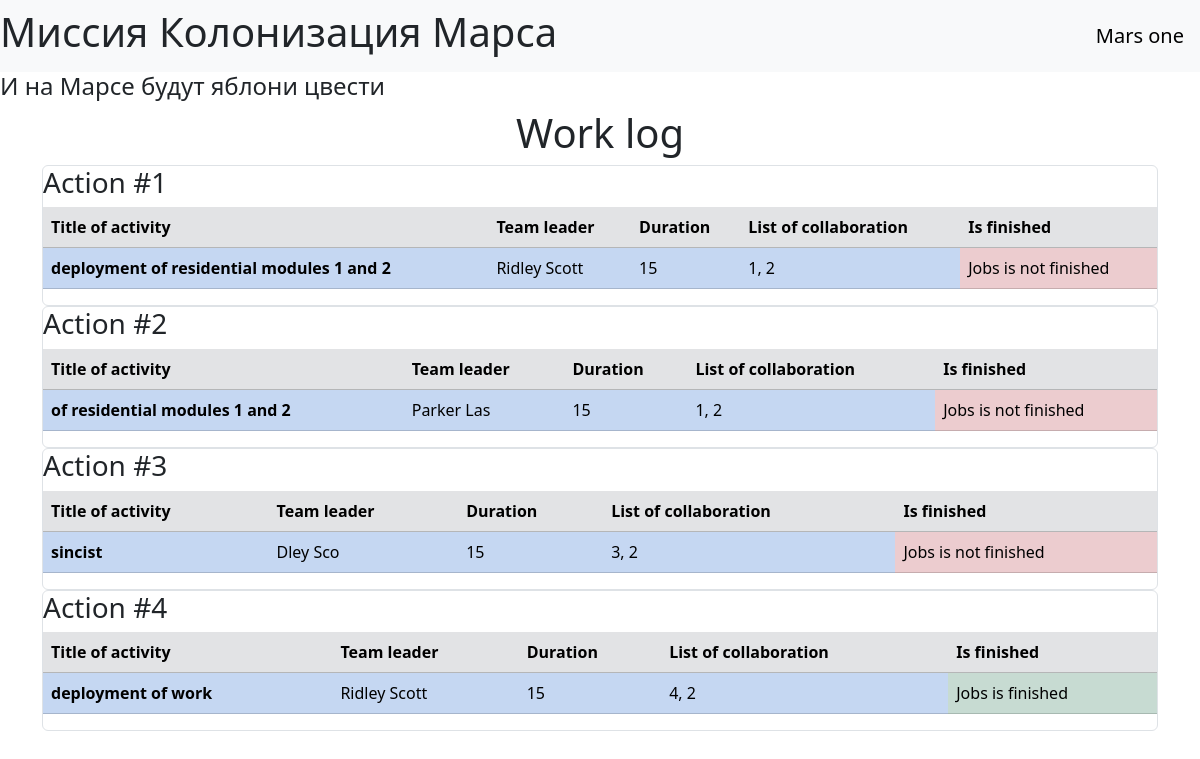
The page / on the database its author committed.
### data/jobs.py (models this page shows)
class Jobs(SqlAlchemyBase):
    __tablename__ = 'jobs'
    id = sqlalchemy.Column(sqlalchemy.Integer,
                           primary_key=True, autoincrement=True)
    team_leader = sqlalchemy.Column(sqlalchemy.Integer, sqlalchemy.ForeignKey('users.id'))
    job = sqlalchemy.Column(sqlalchemy.String, nullable=True)
    work_size = sqlalchemy.Column(sqlalchemy.Integer, nullable=True, default=0)
    collaborators = sqlalchemy.Column(sqlalchemy.String, nullable=True)
    start_date = sqlalchemy.Column(sqlalchemy.DateTime, nullable=True)
    end_date = sqlalchemy.Column(sqlalchemy.DateTime, nullable=True)
    is_finished = sqlalchemy.Column(sqlalchemy.Boolean,
                                    default=False)
    user = orm.relationship('User')

### data/users.py (models this page shows, shortened)
class User(SqlAlchemyBase):
    __tablename__ = 'users'
    id = sqlalchemy.Column(sqlalchemy.Integer,
                           primary_key=True, autoincrement=True)
    surname = sqlalchemy.Column(sqlalchemy.String, nullable=True)
    name = sqlalchemy.Column(sqlalchemy.String, nullable=True)
    age = sqlalchemy.Column(sqlalchemy.Integer, nullable=True)
    position = sqlalchemy.Column(sqlalchemy.String, nullable=True)
    speciality = sqlalchemy.Column(sqlalchemy.String, nullable=True)
    address = sqlalchemy.Column(sqlalchemy.String, nullable=True)
    email = sqlalchemy.Column(sqlalchemy.String,
                              index=True, unique=True, nullable=False)
    hashed_password = sqlalchemy.Column(sqlalchemy.String, nullable=True)
    modified_date = sqlalchemy.Column(sqlalchemy.DateTime,
                                      default=datetime.datetime.now)
    jobs = orm.relationship('Jobs', back_populates='user')

### main.py (the view)
@app.route("/")
def index():
    db_sess = db_session.create_session()
    jobs = db_sess.query(Jobs).all()
    return render_template("index.html", jobs=jobs)

### data/db_session.py (called while the page is built)
def create_session() -> Session:
    global __factory
    return __factory()

### templates/index.html
{% extends "base.html" %}
{% block content %}
<h1 align="center">Work log</h1>
    {% for item in jobs%}
    <div class="col-md6 border rounded">
        <h3>Action #{{loop.index}}</h3>
        <table class="table table-striped">
                <thead table class="table-secondary">
                    <tr>
                        <th scope="col">Title of activity</th>
                        <th scope="col">Team leader</th>
                        <th scope="col">Duration</th>
                        <th scope="col">List of collaboration</th>
                        <th scope="col">Is finished</th>
                    </tr>
                </thead>
            <tbody>
                <tr class="table-primary">
                    <th> {{ item.job }}</th>
                    <td>{{ item.user.name }} {{ item.user.surname }}</td>
                    <td>{{ item.work_size }}</td>
                    <td>{{ item.collaborators }}</td>
                    {% if item.is_finished %}
                        <td class="table-success">Jobs is finished</td>
                    {% else %}
                        <td class="table-danger">Jobs is not finished</td>
                    {% endif %}
                </tr>
            </tbody>
        </table>
    </div>
    {% endfor %}
{% endblock %}

### templates/base.html (shortened to what this page needs)
<!doctype html>
<html lang="en">
<head>
    <link href="https://cdn.jsdelivr.net/npm/bootstrap@5.3.8/dist/css/bootstrap.min.css" rel="stylesheet">
</head>
<body>
<header>
    <nav class="navbar navbar-light bg-light">
        <h1>Миссия Колонизация Марса</h1>
        <a class="navbar-brand" href="#">Mars one</a>
    </nav>
</header>
<h4 class="nav-content">И на Марсе будут яблони цвести</h4>
<main role="main" class="container">
    {% block content %}{% endblock %}
</main>
</body>
</html>

### rows shown on the page
Jobs: job "deployment of residential modules 1 and 2", user.name "Ridley", user.surname "Scott", work_size "15", collaborators "1, 2", is_finished "Jobs is not finished"
Jobs: job "of residential modules 1 and 2", user.name "Parker", user.surname "Las", work_size "15", collaborators "1, 2", is_finished "Jobs is not finished"
Jobs: job "sincist", user.name "Dley", user.surname "Sco", work_size "15", collaborators "3, 2", is_finished "Jobs is not finished"
Jobs: job "deployment of work", user.name "Ridley", user.surname "Scott", work_size "15", collaborators "4, 2", is_finished "Jobs is finished"
